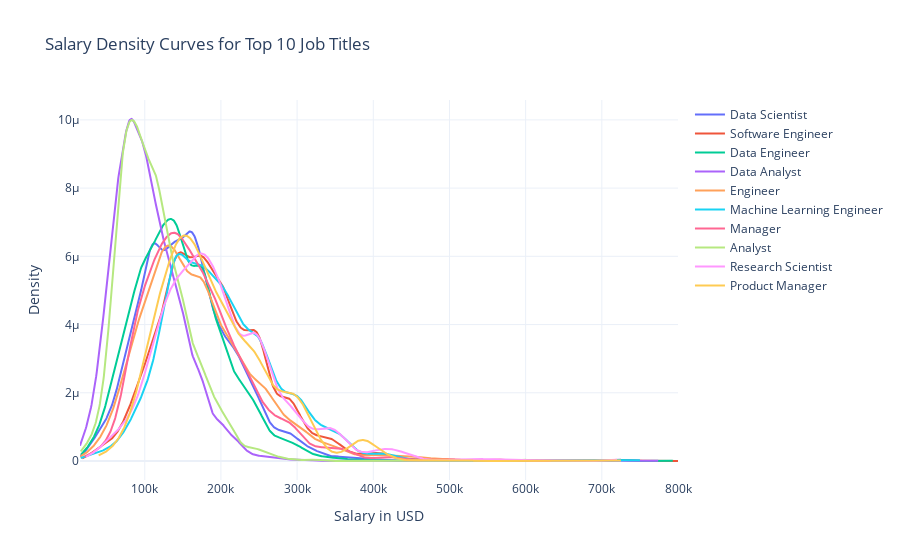

The cell this chart's notebook holds for it:
### Markdown cell above
### Plotly 
Ok there's clearly some trends. It would be useful to see the density curves associated with these histograms, one on top of the other, for a more interesting comparison. Lets use the Plotly libratry moving forward for nice interactive plots

### Code cell
fig = go.Figure()

for job_title in top_10_jobs.index:
    job_data = df[df['job_title'] == job_title]['salary_in_usd']
    density = gaussian_kde(job_data)
    x = np.linspace(job_data.min(), job_data.max(), 1000)
    fig.add_trace(go.Scatter(x=x, y=density(x), mode='lines', name=job_title))
fig.update_layout(
    title='Salary Density Curves for Top 10 Job Titles',
    xaxis_title='Salary in USD',
    yaxis_title='Density',
    template='plotly_white'
)
fig.show()

### Figure 1 — Plotly figure (JSON) as saved in the notebook; plotly's stock layout.template omitted (floating-point values rounded to 4 significant figures; data arrays with more than 128 entries replaced by an {"elided": "..."} marker saying what was removed)
{"data": [{"mode": "lines", "name": "Data Scientist", "type": "scatter", "x": {"elided": "1000 float values"}, "y": {"elided": "1000 float values"}}, {"mode": "lines", "name": "Software Engineer", "type": "scatter", "x": {"elided": "1000 float values"}, "y": {"elided": "1000 float values"}}, {"mode": "lines", "name": "Data Engineer", "type": "scatter", "x": {"elided": "1000 float values"}, "y": {"elided": "1000 float values"}}, {"mode": "lines", "name": "Data Analyst", "type": "scatter", "x": {"elided": "1000 float values"}, "y": {"elided": "1000 float values"}}, {"mode": "lines", "name": "Engineer", "type": "scatter", "x": {"elided": "1000 float values"}, "y": {"elided": "1000 float values"}}, {"mode": "lines", "name": "Machine Learning Engineer", "type": "scatter", "x": {"elided": "1000 float values"}, "y": {"elided": "1000 float values"}}, {"mode": "lines", "name": "Manager", "type": "scatter", "x": {"elided": "1000 float values"}, "y": {"elided": "1000 float values"}}, {"mode": "lines", "name": "Analyst", "type": "scatter", "x": {"elided": "1000 float values"}, "y": {"elided": "1000 float values"}}, {"mode": "lines", "name": "Research Scientist", "type": "scatter", "x": {"elided": "1000 float values"}, "y": {"elided": "1000 float values"}}, {"mode": "lines", "name": "Product Manager", "type": "scatter", "x": {"elided": "1000 float values"}, "y": {"elided": "1000 float values"}}], "layout": {"title": {"text": "Salary Density Curves for Top 10 Job Titles"}, "xaxis": {"title": {"text": "Salary in USD"}}, "yaxis": {"title": {"text": "Density"}}}}
